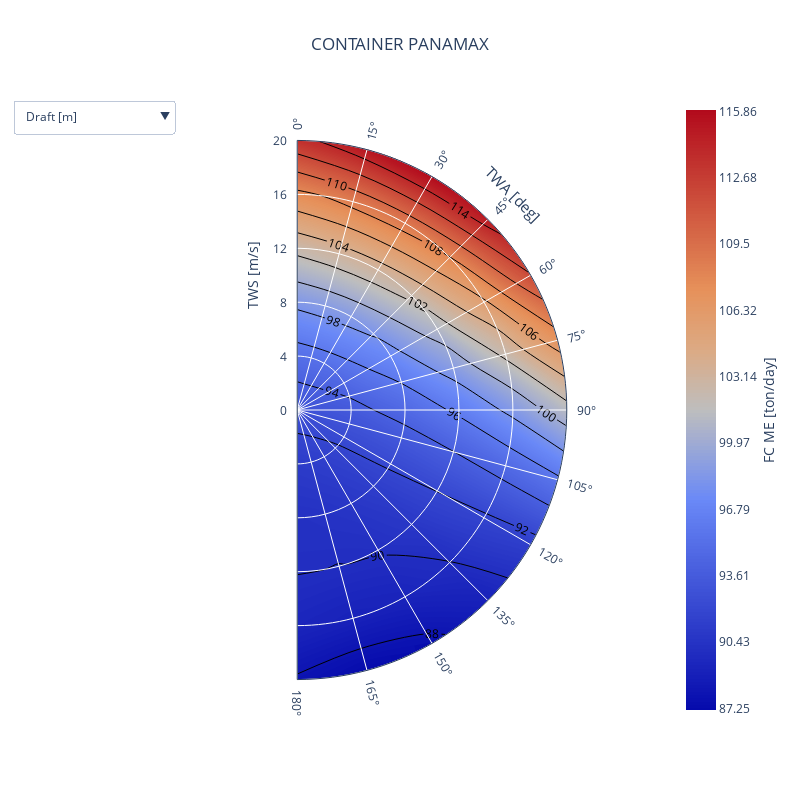

Source (notebook cell):
### Markdown cell above
A fuel table of a Digital Ship contains a complete matrix of drafts, ship speeds, wind directions, wind speeds, significant wave heigts and wave directions. The grid size in each of these variables - and hence the total amount of rows - is determined by the model type. 

At the time of writing, the following model types exist:
- Trial: 1151 rows
- Type Ship: ~200k rows
- IMO-referenced Ship: ~200k rows

### Code cell
import plotly.offline as py
from lib.polar_plot import polar_plot

import numpy as np

# input parameters
vessel_id = "c87a4caa-5cdb-4cdb-af32-ba710c2fa8b6"

# specify values for the polar plot
draft = "ballast_draft"
speed = 10
waveDir = np.radians(60)
sigWaveHeight = 4

query = gql("""
    query fuelTable($id: String!, $draft: String, $speed: Float, $tws: Float, $twa: Float, $waveDir: Float, $sigWaveHeight: Float) {
        digitalShip {
            get(id: $id) {
            name
                fuelTable(draft: $draft, speed: $speed, tws: $tws, twa: $twa, waveDir: $waveDir, sigWaveHeight: $sigWaveHeight)
            }
        }
    }
""")

result = client.execute(query, variable_values={
    "id": vessel_id,
    "draft": draft,
    "speed": speed,
    "tws": None,
    "twa": None,
    "waveDir": waveDir,
    "sigWaveHeight": sigWaveHeight
})

vessel_name = result['digitalShip']['get']['name']

fuel_table = result['digitalShip']['get']['fuelTable']
fuel_table_df = pd.DataFrame(fuel_table)

fig = polar_plot(fuel_table_df, vessel_name, 'FC ME [ton/day]', [])
fig.update_layout(
    width=800,
    height=800,
)
py.iplot(fig, filename='jupyter-fig-1')

### Figure 1 — Plotly figure (JSON) as saved in the notebook; plotly's stock layout.template omitted (floating-point values rounded to 4 significant figures; data arrays with more than 128 entries replaced by an {"elided": "..."} marker saying what was removed)
{"data": [{"a": [0.0, 15.0, 30.0, 45.0, 60.0, 75.0, 90.0, 105.0, 120.0, 135.0, 150.0, 165.0, 180.0, 0.0, 15.0, 30.0, 45.0, 60.0, 75.0, 90.0, 105.0, 120.0, 135.0, 150.0, 165.0, 180.0, 0.0, 15.0, 30.0, 45.0, 60.0, 75.0, 90.0, 105.0, 120.0, 135.0, 150.0, 165.0, 180.0, 0.0, 15.0, 30.0, 45.0, 60.0, 75.0, 90.0, 105.0, 120.0, 135.0, 150.0, 165.0, 180.0, 0.0, 15.0, 30.0, 45.0, 60.0, 75.0, 90.0, 105.0, 120.0, 135.0, 150.0, 165.0, 180.0, 0.0, 15.0, 30.0, 45.0, 60.0, 75.0, 90.0, 105.0, 120.0, 135.0, 150.0, 165.0, 180.0], "b": [0.0, 0.0, 0.0, 0.0, 0.0, 0.0, 0.0, 0.0, 0.0, 0.0, 0.0, 0.0, 0.0, 4.0, 4.0, 4.0, 4.0, 4.0, 4.0, 4.0, 4.0, 4.0, 4.0, 4.0, 4.0, 4.0, 8.0, 8.0, 8.0, 8.0, 8.0, 8.0, 8.0, 8.0, 8.0, 8.0, 8.0, 8.0, 8.0, 12.0, 12.0, 12.0, 12.0, 12.0, 12.0, 12.0, 12.0, 12.0, 12.0, 12.0, 12.0, 12.0, 16.0, 16.0, 16.0, 16.0, 16.0, 16.0, 16.0, 16.0, 16.0, 16.0, 16.0, 16.0, 16.0, 20.0, 20.0, 20.0, 20.0, 20.0, 20.0, 20.0, 20.0, 20.0, 20.0, 20.0, 20.0, 20.0], "colorbar": {"title": {"side": "right", "text": "FC ME [ton/day]"}}, "contours": {"end": 115.9, "size": 0.1589, "start": 87.25}, "line": {"smoothing": 1, "width": 0}, "type": "contourcarpet", "z": [92.71, 92.71, 92.71, 92.71, 92.71, 92.71, 92.71, 92.71, 92.71, 92.71, 92.71, 92.71, 92.71, 95.17, 95.28, 95.21, 94.97, 94.58, 94.07, 93.49, 92.89, 92.33, 91.85, 91.47, 91.21, 91.07, 98.45, 98.75, 98.67, 98.18, 97.28, 96.07, 94.7, 93.35, 92.18, 91.29, 90.71, 90.38, 90.24, 102.6, 103.2, 103.2, 102.4, 100.9, 98.81, 96.36, 93.98, 92.03, 90.73, 90.1, 89.98, 90.04, 107.5, 108.6, 108.8, 107.9, 105.7, 102.4, 98.51, 94.74, 91.74, 89.97, 89.23, 89.03, 89.32, 113.5, 115.2, 115.9, 114.9, 111.9, 107.0, 101.2, 95.69, 91.3, 89.02, 87.68, 87.25, 87.85]}, {"a": [0.0, 15.0, 30.0, 45.0, 60.0, 75.0, 90.0, 105.0, 120.0, 135.0, 150.0, 165.0, 180.0, 0.0, 15.0, 30.0, 45.0, 60.0, 75.0, 90.0, 105.0, 120.0, 135.0, 150.0, 165.0, 180.0, 0.0, 15.0, 30.0, 45.0, 60.0, 75.0, 90.0, 105.0, 120.0, 135.0, 150.0, 165.0, 180.0, 0.0, 15.0, 30.0, 45.0, 60.0, 75.0, 90.0, 105.0, 120.0, 135.0, 150.0, 165.0, 180.0, 0.0, 15.0, 30.0, 45.0, 60.0, 75.0, 90.0, 105.0, 120.0, 135.0, 150.0, 165.0, 180.0, 0.0, 15.0, 30.0, 45.0, 60.0, 75.0, 90.0, 105.0, 120.0, 135.0, 150.0, 165.0, 180.0], "b": [0.0, 0.0, 0.0, 0.0, 0.0, 0.0, 0.0, 0.0, 0.0, 0.0, 0.0, 0.0, 0.0, 4.0, 4.0, 4.0, 4.0, 4.0, 4.0, 4.0, 4.0, 4.0, 4.0, 4.0, 4.0, 4.0, 8.0, 8.0, 8.0, 8.0, 8.0, 8.0, 8.0, 8.0, 8.0, 8.0, 8.0, 8.0, 8.0, 12.0, 12.0, 12.0, 12.0, 12.0, 12.0, 12.0, 12.0, 12.0, 12.0, 12.0, 12.0, 12.0, 16.0, 16.0, 16.0, 16.0, 16.0, 16.0, 16.0, 16.0, 16.0, 16.0, 16.0, 16.0, 16.0, 20.0, 20.0, 20.0, 20.0, 20.0, 20.0, 20.0, 20.0, 20.0, 20.0, 20.0, 20.0, 20.0], "contours": {"coloring": "none", "showlabels": true}, "line": {"smoothing": 1, "width": 1}, "type": "contourcarpet", "z": [92.71, 92.71, 92.71, 92.71, 92.71, 92.71, 92.71, 92.71, 92.71, 92.71, 92.71, 92.71, 92.71, 95.17, 95.28, 95.21, 94.97, 94.58, 94.07, 93.49, 92.89, 92.33, 91.85, 91.47, 91.21, 91.07, 98.45, 98.75, 98.67, 98.18, 97.28, 96.07, 94.7, 93.35, 92.18, 91.29, 90.71, 90.38, 90.24, 102.6, 103.2, 103.2, 102.4, 100.9, 98.81, 96.36, 93.98, 92.03, 90.73, 90.1, 89.98, 90.04, 107.5, 108.6, 108.8, 107.9, 105.7, 102.4, 98.51, 94.74, 91.74, 89.97, 89.23, 89.03, 89.32, 113.5, 115.2, 115.9, 114.9, 111.9, 107.0, 101.2, 95.69, 91.3, 89.02, 87.68, 87.25, 87.85]}, {"a": [0.0, 15.0, 30.0, 45.0, 60.0, 75.0, 90.0, 105.0, 120.0, 135.0, 150.0, 165.0, 180.0, 0.0, 15.0, 30.0, 45.0, 60.0, 75.0, 90.0, 105.0, 120.0, 135.0, 150.0, 165.0, 180.0, 0.0, 15.0, 30.0, 45.0, 60.0, 75.0, 90.0, 105.0, 120.0, 135.0, 150.0, 165.0, 180.0, 0.0, 15.0, 30.0, 45.0, 60.0, 75.0, 90.0, 105.0, 120.0, 135.0, 150.0, 165.0, 180.0, 0.0, 15.0, 30.0, 45.0, 60.0, 75.0, 90.0, 105.0, 120.0, 135.0, 150.0, 165.0, 180.0, 0.0, 15.0, 30.0, 45.0, 60.0, 75.0, 90.0, 105.0, 120.0, 135.0, 150.0, 165.0, 180.0], "aaxis": {"showticklabels": "end", "ticksuffix": "°", "tickvals": [0, 30, 60, 90, 120, 150, 180]}, "b": [0.0, 0.0, 0.0, 0.0, 0.0, 0.0, 0.0, 0.0, 0.0, 0.0, 0.0, 0.0, 0.0, 4.0, 4.0, 4.0, 4.0, 4.0, 4.0, 4.0, 4.0, 4.0, 4.0, 4.0, 4.0, 4.0, 8.0, 8.0, 8.0, 8.0, 8.0, 8.0, 8.0, 8.0, 8.0, 8.0, 8.0, 8.0, 8.0, 12.0, 12.0, 12.0, 12.0, 12.0, 12.0, 12.0, 12.0, 12.0, 12.0, 12.0, 12.0, 12.0, 16.0, 16.0, 16.0, 16.0, 16.0, 16.0, 16.0, 16.0, 16.0, 16.0, 16.0, 16.0, 16.0, 20.0, 20.0, 20.0, 20.0, 20.0, 20.0, 20.0, 20.0, 20.0, 20.0, 20.0, 20.0, 20.0], "baxis": {"title": {"text": "TWS [m/s]"}}, "type": "carpet", "x": [0.0, 0.0, 0.0, 0.0, 0.0, 0.0, 0.0, 0.0, 0.0, 0.0, 0.0, 0.0, 0.0, 0.0, 1.035, 2.0, 2.828, 3.464, 3.864, 4.0, 3.864, 3.464, 2.828, 2.0, 1.035, 4.899e-16, 0.0, 2.071, 4.0, 5.657, 6.928, 7.727, 8.0, 7.727, 6.928, 5.657, 4.0, 2.071, 9.797e-16, 0.0, 3.106, 6.0, 8.485, 10.39, 11.59, 12.0, 11.59, 10.39, 8.485, 6.0, 3.106, 1.47e-15, 0.0, 4.141, 8.0, 11.31, 13.86, 15.45, 16.0, 15.45, 13.86, 11.31, 8.0, 4.141, 1.959e-15, 0.0, 5.176, 10.0, 14.14, 17.32, 19.32, 20.0, 19.32, 17.32, 14.14, 10.0, 5.176, 2.449e-15], "y": [0.0, 0.0, 0.0, 0.0, 0.0, 0.0, 0.0, -0.0, -0.0, -0.0, -0.0, -0.0, -0.0, 4.0, 3.864, 3.464, 2.828, 2.0, 1.035, 2.449e-16, -1.035, -2.0, -2.828, -3.464, -3.864, -4.0, 8.0, 7.727, 6.928, 5.657, 4.0, 2.071, 4.899e-16, -2.071, -4.0, -5.657, -6.928, -7.727, -8.0, 12.0, 11.59, 10.39, 8.485, 6.0, 3.106, 7.348e-16, -3.106, -6.0, -8.485, -10.39, -11.59, -12.0, 16.0, 15.45, 13.86, 11.31, 8.0, 4.141, 9.797e-16, -4.141, -8.0, -11.31, -13.86, -15.45, -16.0, 20.0, 19.32, 17.32, 14.14, 10.0, 5.176, 1.225e-15, -5.176, -10.0, -14.14, -17.32, -19.32, -20.0]}], "layout": {"annotations": [{"font": {"size": 15}, "showarrow": false, "text": "TWA [deg]", "textangle": 45, "x": 16, "xref": "x", "y": 16, "yref": "y"}], "height": 800, "plot_bgcolor": "rgba(0,0,0,0)", "title": {"text": "CONTAINER PANAMAX", "x": 0.5}, "updatemenus": [{"active": 0, "buttons": [{"args": [{"colorbar": [{"title": {"side": "right", "text": "Draft [m]"}}, null, null], "contours": [{"end": 8, "size": 0, "start": 8}, {"coloring": "none", "showlabels": true}, null], "line": [{"smoothing": 1, "width": 0}, {"smoothing": 1, "width": 1}, null], "z": {"elided": "3 rows, 156 int values in total"}}], "label": "Draft [m]", "method": "restyle"}, {"args": [{"colorbar": [{"title": {"side": "right", "text": "Speed [m/s]"}}, null, null], "contours": [{"end": 10, "size": 0, "start": 10}, {"coloring": "none", "showlabels": true}, null], "line": [{"smoothing": 1, "width": 0}, {"smoothing": 1, "width": 1}, null], "z": {"elided": "3 rows, 156 int values in total"}}], "label": "Speed [m/s]", "method": "restyle"}, {"args": [{"colorbar": [{"title": {"side": "right", "text": "TWS [m/s]"}}, null, null], "contours": [{"end": 20, "size": 0.1111, "start": 0}, {"coloring": "none", "showlabels": true}, null], "line": [{"smoothing": 1, "width": 0}, {"smoothing": 1, "width": 1}, null], "z": {"elided": "3 rows, 156 int values in total"}}], "label": "TWS [m/s]", "method": "restyle"}, {"args": [{"colorbar": [{"title": {"side": "right", "text": "TWA [deg]"}}, null, null], "contours": [{"end": 180, "size": 1, "start": 0}, {"coloring": "none", "showlabels": true}, null], "line": [{"smoothing": 1, "width": 0}, {"smoothing": 1, "width": 1}, null], "z": {"elided": "3 rows, 156 int values in total"}}], "label": "TWA [deg]", "method": "restyle"}, {"args": [{"colorbar": [{"title": {"side": "right", "text": "Wave direction [deg]"}}, null, null], "contours": [{"end": 60, "size": 0, "start": 60}, {"coloring": "none", "showlabels": true}, null], "line": [{"smoothing": 1, "width": 0}, {"smoothing": 1, "width": 1}, null], "z": {"elided": "3 rows, 156 int values in total"}}], "label": "Wave direction [deg]", "method": "restyle"}, {"args": [{"colorbar": [{"title": {"side": "right", "text": "Wave height Hs [m]"}}, null, null], "contours": [{"end": 4, "size": 0, "start": 4}, {"coloring": "none", "showlabels": true}, null], "line": [{"smoothing": 1, "width": 0}, {"smoothing": 1, "width": 1}, null], "z": {"elided": "3 rows, 156 int values in total"}}], "label": "Wave height Hs [m]", "method": "restyle"}, {"args": [{"colorbar": [{"title": {"side": "right", "text": "FC ME [ton/day]"}}, null, null], "contours": [{"end": 115.9, "size": 0.1589, "start": 87.25}, {"coloring": "none", "showlabels": true}, null], "line": [{"smoothing": 1, "width": 0}, {"smoothing": 1, "width": 1}, null], "z": {"elided": "3 rows, 156 float values in total"}}], "label": "FC ME [ton/day]", "method": "restyle"}, {"args": [{"colorbar": [{"title": {"side": "right", "text": "Power brake [kW]"}}, null, null], "contours": [{"end": 27380.0, "size": 41.22, "start": 19950.0}, {"coloring": "none", "showlabels": true}, null], "line": [{"smoothing": 1, "width": 0}, {"smoothing": 1, "width": 1}, null], "z": {"elided": "3 rows, 156 float values in total"}}], "label": "Power brake [kW]", "method": "restyle"}, {"args": [{"colorbar": [{"title": {"side": "right", "text": "Engine flag [-]"}}, null, null], "contours": [{"end": 1, "size": 0, "start": 1}, {"coloring": "none", "showlabels": true}, null], "line": [{"smoothing": 1, "width": 0}, {"smoothing": 1, "width": 1}, null], "z": {"elided": "3 rows, 156 int values in total"}}], "label": "Engine flag [-]", "method": "restyle"}, {"args": [{"colorbar": [{"title": {"side": "right", "text": "FC ME LIM [ton/day]"}}, null, null], "contours": [{"end": 115.9, "size": 0.1589, "start": 87.25}, {"coloring": "none", "showlabels": true}, null], "line": [{"smoothing": 1, "width": 0}, {"smoothing": 1, "width": 1}, null], "z": {"elided": "3 rows, 156 float values in total"}}], "label": "FC ME LIM [ton/day]", "method": "restyle"}, {"args": [{"colorbar": [{"title": {"side": "right", "text": "Power brake LIM [kW]"}}, null, null], "contours": [{"end": 27380.0, "size": 41.22, "start": 19950.0}, {"coloring": "none", "showlabels": true}, null], "line": [{"smoothing": 1, "width": 0}, {"smoothing": 1, "width": 1}, null], "z": {"elided": "3 rows, 156 float values in total"}}], "label": "Power brake LIM [kW]", "method": "restyle"}]}], "width": 800, "xaxis": {"showgrid": false, "visible": false, "zeroline": false}, "yaxis": {"range": [-23, 23], "scaleanchor": "x", "scaleratio": 1, "showgrid": false, "visible": false, "zeroline": false}}}
